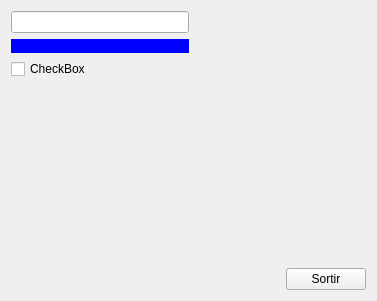
<?xml version="1.0" encoding="UTF-8"?>
<ui version="4.0">
 <class>MyForm</class>
 <widget class="QWidget" name="MyForm">
  <property name="geometry">
   <rect>
    <x>0</x>
    <y>0</y>
    <width>377</width>
    <height>301</height>
   </rect>
  </property>
  <property name="windowTitle">
   <string>Form</string>
  </property>
  <layout class="QVBoxLayout" name="verticalLayout_2">
   <item>
    <layout class="QHBoxLayout" name="horizontalLayout_2">
     <item>
      <layout class="QVBoxLayout" name="verticalLayout">
       <item>
        <widget class="QLineEdit" name="lineEdit"/>
       </item>
       <item>
        <widget class="MyLabel" name="label">
         <property name="styleSheet">
          <string notr="true">background-color: blue</string>
         </property>
         <property name="text">
          <string/>
         </property>
        </widget>
       </item>
       <item>
        <widget class="MyCheckBox" name="checkBox">
         <property name="text">
          <string>CheckBox</string>
         </property>
        </widget>
       </item>
      </layout>
     </item>
     <item>
      <spacer name="horizontalSpacer_2">
       <property name="orientation">
        <enum>Qt::Horizontal</enum>
       </property>
       <property name="sizeHint" stdset="0">
        <size>
         <width>40</width>
         <height>20</height>
        </size>
       </property>
      </spacer>
     </item>
    </layout>
   </item>
   <item>
    <spacer name="verticalSpacer">
     <property name="orientation">
      <enum>Qt::Vertical</enum>
     </property>
     <property name="sizeHint" stdset="0">
      <size>
       <width>20</width>
       <height>157</height>
      </size>
     </property>
    </spacer>
   </item>
   <item>
    <layout class="QHBoxLayout" name="horizontalLayout">
     <item>
      <spacer name="horizontalSpacer">
       <property name="orientation">
        <enum>Qt::Horizontal</enum>
       </property>
       <property name="sizeHint" stdset="0">
        <size>
         <width>40</width>
         <height>20</height>
        </size>
       </property>
      </spacer>
     </item>
     <item>
      <widget class="QPushButton" name="pushButton">
       <property name="text">
        <string>Sortir</string>
       </property>
      </widget>
     </item>
    </layout>
   </item>
  </layout>
 </widget>
 <customwidgets>
  <customwidget>
   <class>MyLabel</class>
   <extends>QLabel</extends>
   <header>mylabel.h</header>
   <slots>
    <slot>getText(QString)</slot>
    <slot>setColor()</slot>
   </slots>
  </customwidget>
  <customwidget>
   <class>MyCheckBox</class>
   <extends>QCheckBox</extends>
   <header>mycheckbox.h</header>
   <slots>
    <slot>setClicked()</slot>
    <slot>getText(QString)</slot>
   </slots>
  </customwidget>
 </customwidgets>
 <resources/>
 <connections>
  <connection>
   <sender>pushButton</sender>
   <signal>clicked()</signal>
   <receiver>MyForm</receiver>
   <slot>close()</slot>
   <hints>
    <hint type="sourcelabel">
     <x>311</x>
     <y>280</y>
    </hint>
    <hint type="destinationlabel">
     <x>141</x>
     <y>174</y>
    </hint>
   </hints>
  </connection>
  <connection>
   <sender>lineEdit</sender>
   <signal>textChanged(QString)</signal>
   <receiver>label</receiver>
   <slot>getText(QString)</slot>
   <hints>
    <hint type="sourcelabel">
     <x>88</x>
     <y>28</y>
    </hint>
    <hint type="destinationlabel">
     <x>102</x>
     <y>54</y>
    </hint>
   </hints>
  </connection>
  <connection>
   <sender>lineEdit</sender>
   <signal>returnPressed()</signal>
   <receiver>label</receiver>
   <slot>setColor()</slot>
   <hints>
    <hint type="sourcelabel">
     <x>143</x>
     <y>20</y>
    </hint>
    <hint type="destinationlabel">
     <x>146</x>
     <y>51</y>
    </hint>
   </hints>
  </connection>
  <connection>
   <sender>lineEdit</sender>
   <signal>returnPressed()</signal>
   <receiver>checkBox</receiver>
   <slot>setClicked()</slot>
   <hints>
    <hint type="sourcelabel">
     <x>77</x>
     <y>26</y>
    </hint>
    <hint type="destinationlabel">
     <x>67</x>
     <y>81</y>
    </hint>
   </hints>
  </connection>
  <connection>
   <sender>lineEdit</sender>
   <signal>textChanged(QString)</signal>
   <receiver>checkBox</receiver>
   <slot>getText(QString)</slot>
   <hints>
    <hint type="sourcelabel">
     <x>36</x>
     <y>22</y>
    </hint>
    <hint type="destinationlabel">
     <x>34</x>
     <y>76</y>
    </hint>
   </hints>
  </connection>
 </connections>
 <slots>
  <slot>setVisible()</slot>
 </slots>
</ui>
